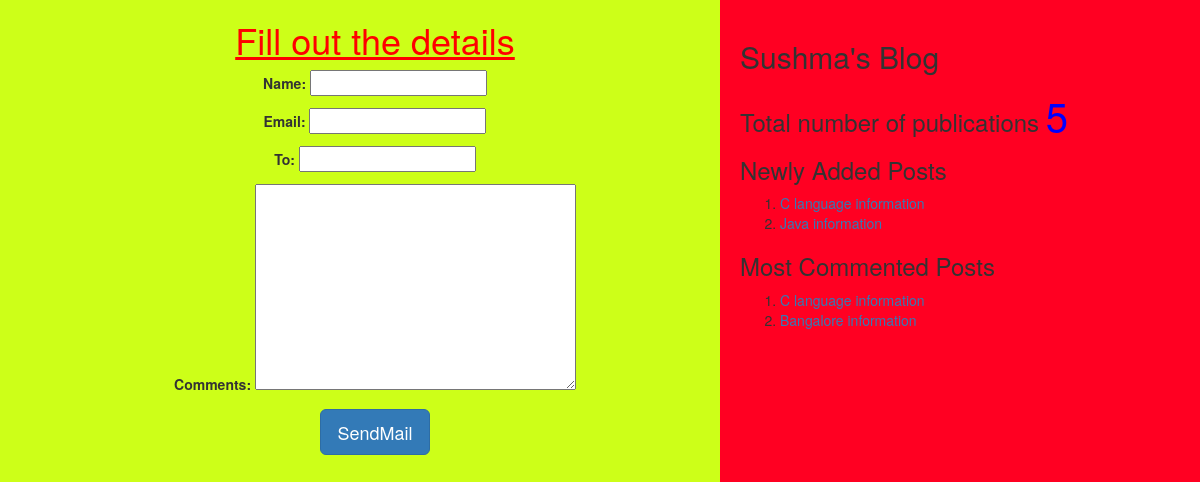
The page /5/share on the database its author committed.
### myApp/models.py (models this page shows, shortened)
class Post(models.Model):
    tags=TaggableManager()
    STATUS_CHOICES=(('draft','Draft'),('published','Published'))
    title=models.CharField(max_length=256)
    slug=models.SlugField(max_length=264,unique_for_date='publish')
    author=models.ForeignKey(User,related_name='blog_posts',on_delete=models.CASCADE)
    body=models.TextField()
    publish=models.DateTimeField(default=timezone.now)
    created=models.DateTimeField(auto_now_add=True)
    updated=models.DateTimeField(auto_now=True)
    status=models.CharField(max_length=10,choices=STATUS_CHOICES,default='draft')
    objects=CustomManager()
    class Meta:
        ordering=('-publish',)
    def get_absolute_url(self):
        return reverse('post_detail',args=[self.publish.year,self.publish.strftime('%m'),self.publish.strftime('%d'),self.slug])

### myApp/views.py (the view, shortened to what this page needs)
# urls.py: url(r'^(?P<id>\d+)/share',views.mail_send_view),
def mail_send_view(request,id):
    post=get_object_or_404(Post,id=id,status='published')
    form=EmailSendForm()
    d={'post':post,'form':form}
    return render(request,'myApp/sharebymail.html',d)

### myApp/forms.py
class EmailSendForm(forms.Form):
    name=forms.CharField()
    email=forms.EmailField()
    to=forms.EmailField()
    comments=forms.CharField(required=False,widget=forms.Textarea)

### myApp/models.py (called while the page is built)
    def get_queryset(self):
        return super().get_queryset().filter(status='published')

### myApp/templatetags/mytags.py (called while the page is built)
@register.simple_tag
def total_posts():
    return Post.objects.count()

@register.inclusion_tag('myApp/latest_post.html')
def show_latest_posts(count=3):
    latest_posts=Post.objects.order_by('-publish')[:count]
    return {'latest_posts':latest_posts}

@register.simple_tag
def get_most_commented_posts(count=2):
    return Post.objects.annotate(total_comments=Count('comments')).order_by('-total_comments')[:count]

### templates/myApp/sharebymail.html (shortened to what this page needs)
<html>
    {%extends "myApp/parent.html"%}
        {%block content_block%}
        <center>
        <h1 style="color:red"><u>Fill out the details</u></h1>
       <form method="post">
          {{form.as_p}}
          <input type="submit" class='btn btn-lg btn-primary' value="SendMail">
       </form>
    </center>
       {%endblock%}

### templates/myApp/parent.html (shortened to what this page needs)
<html>
    {%load mytags%}
    <head>
        <link rel="stylesheet" href="https://maxcdn.bootstrapcdn.com/bootstrap/3.3.7/css/bootstrap.min.css">
    </head>
    <body>
        <div class="content" style="width:60%;float:left;background-color:rgba(200, 255, 0, 0.904);height:300%;padding:0 0 0 30px">
            {%block content_block%}
            {%endblock%}
        </div>
        <div class="sidebar" style="width:40%;float:right;background-color:rgb(255, 0, 34);height:300%;padding:20px">
            <h2>Sushma's Blog</h2>
            <h3>Total number of publications
                <span style="color:blue;font-size:40px">
                {%total_posts%} </span>
                <h3>Newly Added Posts</h3>
                {%show_latest_posts 2%}
                <h3>Most Commented Posts</h3>
                {%get_most_commented_posts as m%}
                <ol>
                    {%for post in m%}
                    <li>
                        <a href="{{post.get_absolute_url}}">{{post.title}}</a>
                    </li>
                    {%endfor%}
                </ol>
            </h3>
        </div>
    </body>
</html>

### templates/myApp/latest_post.html
<html>
    <body>
        <ol>
        {%for post in latest_posts%}
        <li>
            <a href="{{post.get_absolute_url}}">{{post.title}}</a>
        </li>
        {%endfor%}
        </ol>
    </body>
</html>

### rows shown on the page
Post: title "C language information"
Post: title "Java information"
Post: title "Bangalore information"
